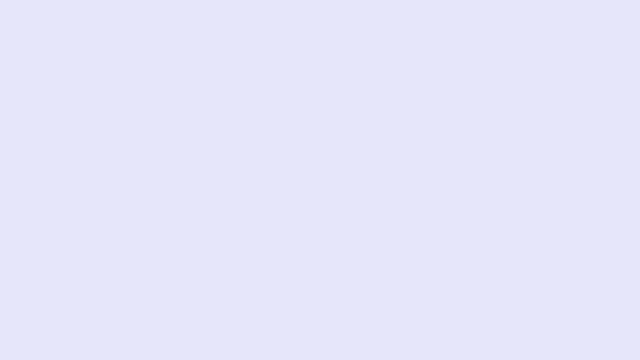
Frame 1 (no input)
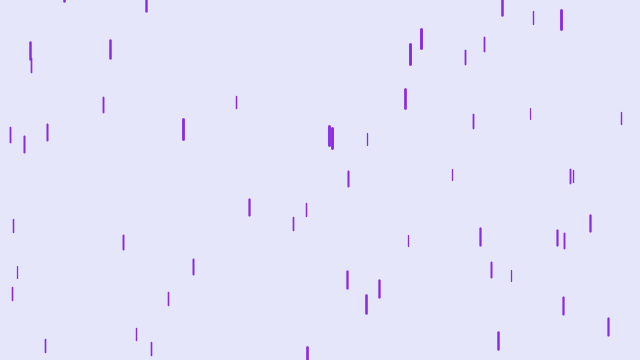
Frame 60 (the mouse pressed at the canvas centre just before this capture)
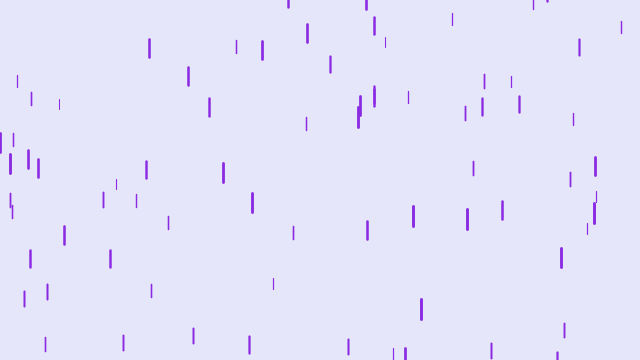
Frame 120 (the mouse held since frame 60 and released just before this capture)

The Processing sketch that drew these frames (run headless with seeded random() and noise(); from frame 60 on, the mouse is pressed at the canvas centre):

// Processing sketch: purple_rain
// ── purple_rain.pde
Drop[] drops = new Drop[100];


void setup(){
  size(640, 360);
  for(int i = 0; i < drops.length; i++){
    drops[i] = new Drop();
  }
}

void draw(){
  background(230, 230, 250);
  for(int i = 0; i < drops.length; i++){
    drops[i].show();
    drops[i].fall();
  }
}

// ── drop.pde
class Drop{
  float x = random(width);
  float y = random(-500, -50);
  float z = random(0, 20);
  float size = map(z, 0, 20, 10, 20);
  float speedy = map(z, 0, 20, 4, 10);
  float grav = map(z, 0, 20, 0, 0.2);
  
  void fall(){
    y += speedy;
    speedy += grav;
    
    if(y > height){
      y = random(-200, -100);
      speedy = map(z, 0, 20, 4, 10);
    }
  }
  
  void show(){
    float thick = map(z, 0, 20, 1, 3);
    strokeWeight(thick);
    stroke(138, 43, 226);
    line(x, y, x, y+size);
  }
}
